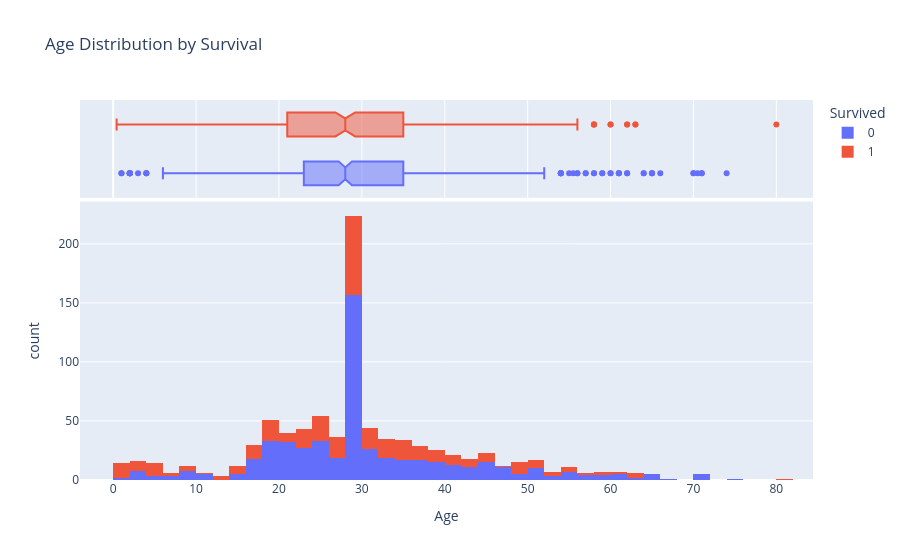

Write notebook code for a chart like this one.
### Markdown cell above
# Plotly  Charts

### Code cell
fig=px.histogram(df,
                 x='Age',
                 color='Survived',
                 marginal='box',
                 title='Age Distribution by Survival')

fig.show()

### Figure 1 — Plotly figure (JSON) as saved in the notebook; plotly's stock layout.template omitted (floating-point values rounded to 4 significant figures; data arrays with more than 128 entries replaced by an {"elided": "..."} marker saying what was removed)
{"data": [{"bingroup": "x", "hovertemplate": "Survived=0<br>Age=%{x}<br>count=%{y}<extra></extra>", "legendgroup": "0", "marker": {"color": "#636efa", "pattern": {"shape": ""}}, "name": "0", "orientation": "v", "showlegend": true, "type": "histogram", "x": {"elided": "549 float values"}, "xaxis": "x", "yaxis": "y"}, {"hovertemplate": "Survived=0<br>Age=%{x}<extra></extra>", "legendgroup": "0", "marker": {"color": "#636efa"}, "name": "0", "notched": true, "showlegend": false, "type": "box", "x": {"elided": "549 float values"}, "xaxis": "x2", "yaxis": "y2"}, {"bingroup": "x", "hovertemplate": "Survived=1<br>Age=%{x}<br>count=%{y}<extra></extra>", "legendgroup": "1", "marker": {"color": "#EF553B", "pattern": {"shape": ""}}, "name": "1", "orientation": "v", "showlegend": true, "type": "histogram", "x": {"elided": "342 float values"}, "xaxis": "x", "yaxis": "y"}, {"hovertemplate": "Survived=1<br>Age=%{x}<extra></extra>", "legendgroup": "1", "marker": {"color": "#EF553B"}, "name": "1", "notched": true, "showlegend": false, "type": "box", "x": {"elided": "342 float values"}, "xaxis": "x2", "yaxis": "y2"}], "layout": {"barmode": "relative", "legend": {"title": {"text": "Survived"}, "tracegroupgap": 0}, "title": {"text": "Age Distribution by Survival"}, "xaxis": {"anchor": "y", "domain": [0, 1], "title": {"text": "Age"}}, "xaxis2": {"anchor": "y2", "domain": [0, 1], "matches": "x", "showgrid": true, "showticklabels": false}, "yaxis": {"anchor": "x", "domain": [0, 0.7326], "title": {"text": "count"}}, "yaxis2": {"anchor": "x2", "domain": [0.7426, 1], "matches": "y2", "showgrid": false, "showline": false, "showticklabels": false, "ticks": ""}}}
